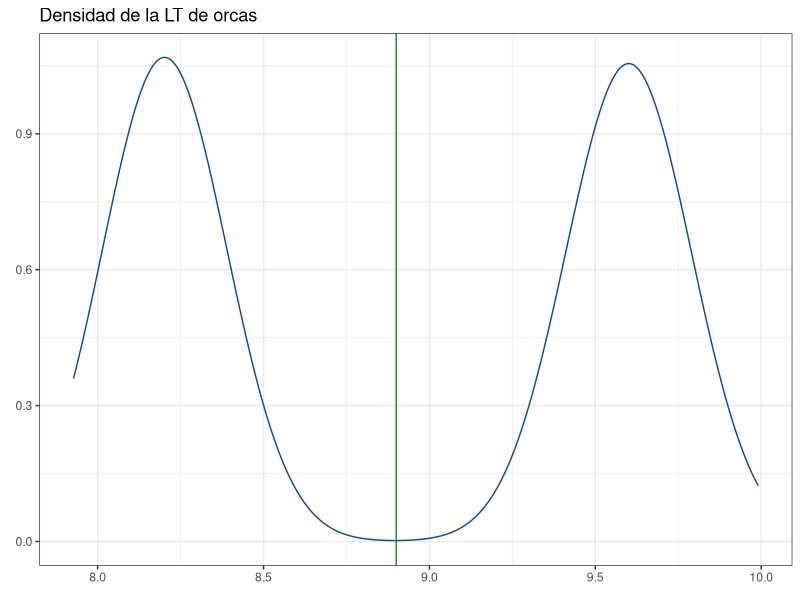
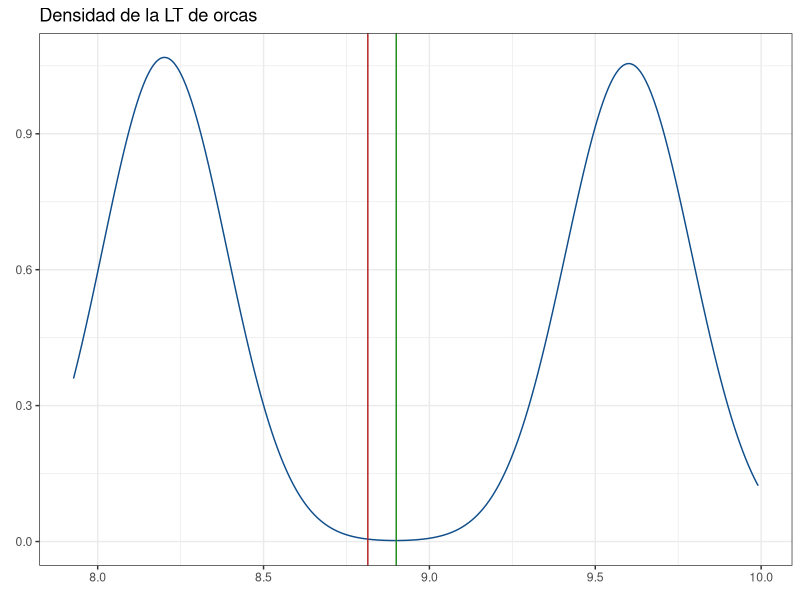
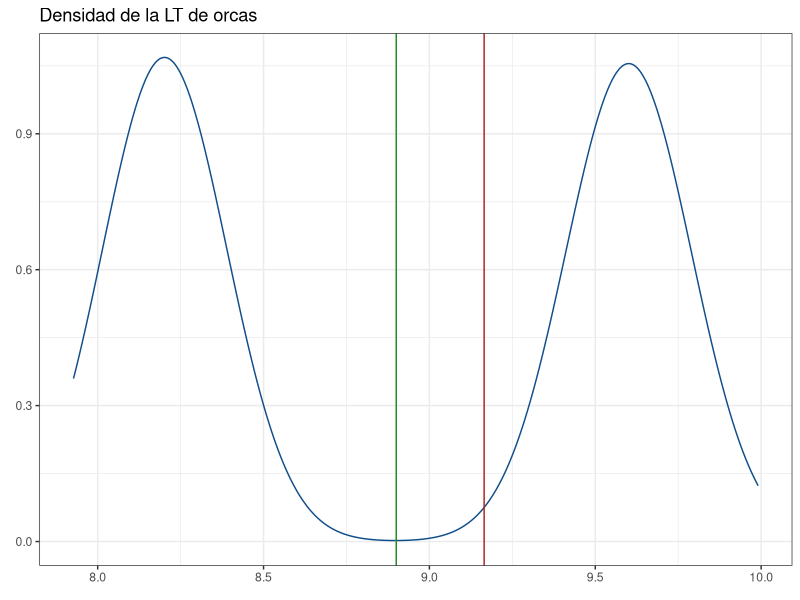
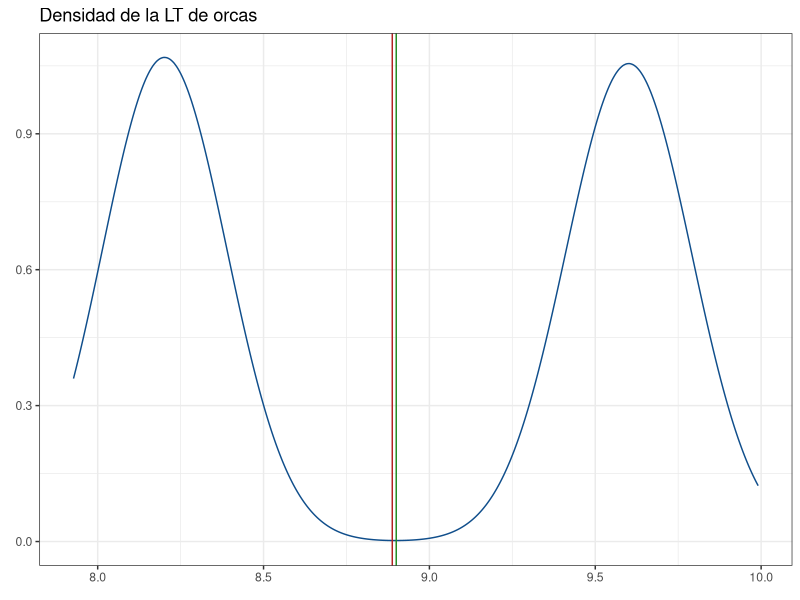
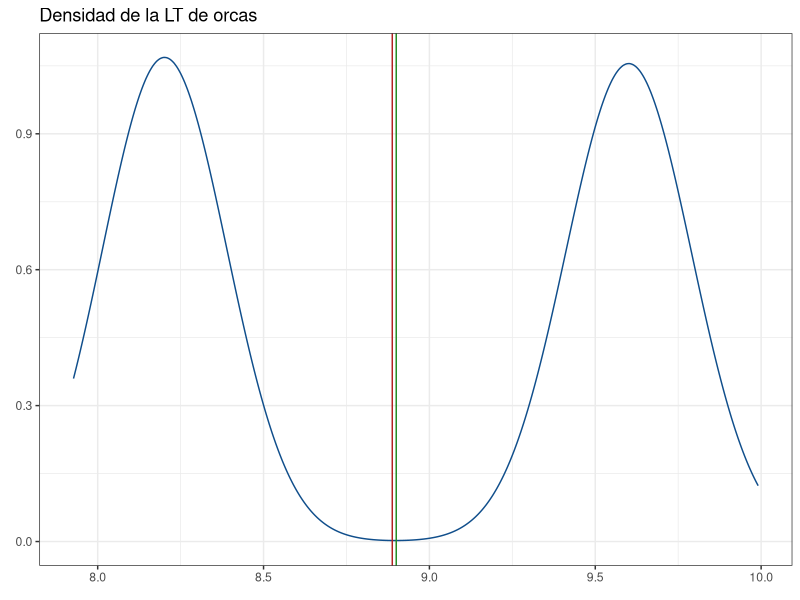
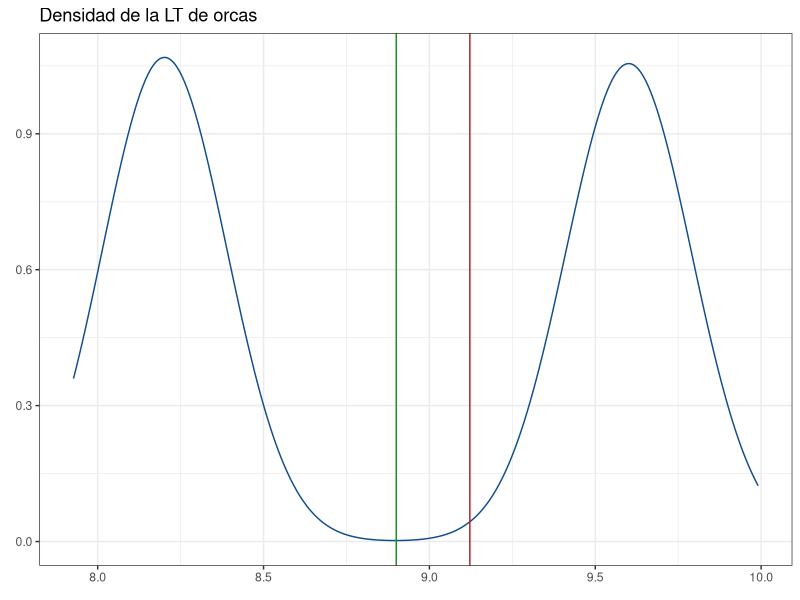

These charts were generated, in order, by the following R code:
## ---- chunk 1
machos <- rnorm(500, mean = 9.6, sd = 0.1)
hembras <- rnorm(500, mean = 8.2, sd = 0.1)
media_real <- mean(c(9.6, 8.2))
pobl <- data.frame(sexo = c(rep("M", 500), rep("H", 500)),
                   lt = c(machos, hembras))
## ---- chunk 2
library(ggplot2)
pobl_dens <- ggplot(data = pobl, aes(x = lt)) +
             geom_density(color = "dodgerblue4") +
             theme_bw() +
             geom_vline(xintercept = media_real,
                        color = "forestgreen") +
             labs(title = "Densidad de la LT de orcas",
                  x = element_blank(),
                  y = element_blank())
pobl_dens
## ---- chunk 3
ind <- round(runif(1, min = 1, max = 1000))
ind
pobl$lt[ind]
## ---- chunk 4
muestras <- sample(pobl$lt, size = 50, replace = FALSE)
head(muestras)
## ---- chunk 5
mean(muestras)
## ---- chunk 6
pobl_dens + geom_vline(xintercept = mean(muestras),
                       color = "firebrick")
## ---- chunk 7
muestras <- c(sample(machos, size = 35, replace = F),
              sample(hembras, size = 15, replace = F))
pobl_dens + geom_vline(xintercept = mean(muestras),
                       color = "Firebrick")
## ---- chunk 8
pobl_dens + geom_vline(xintercept = mean(c(mean(muestras[1:35]),
                                           mean(muestras[36:50]))),
                       color = "firebrick")
## ---- chunk 9
# Peso de cada estrato:
w <- c((500/1000), (500/1000))
m <- c(mean(muestras[1:35]), mean(muestras[36:50]))

pobl_dens + geom_vline(xintercept = sum(w*m), color = "Firebrick")
## ---- chunk 10
muestras <- c(sample(machos, size = 10, replace = F),
              sample(hembras, size = 5, replace = F))

pobl_dens + geom_vline(xintercept = mean(c(muestras[1:10],
                                           muestras[11:15])),
                       color = "Firebrick")
## ---- chunk 11
n <- ((1.96^2)*(0.1^2))/0.05^2
round(n)
## ---- chunk 12
d <- sqrt(((1.96^2)*(0.1^2))/5)
d
